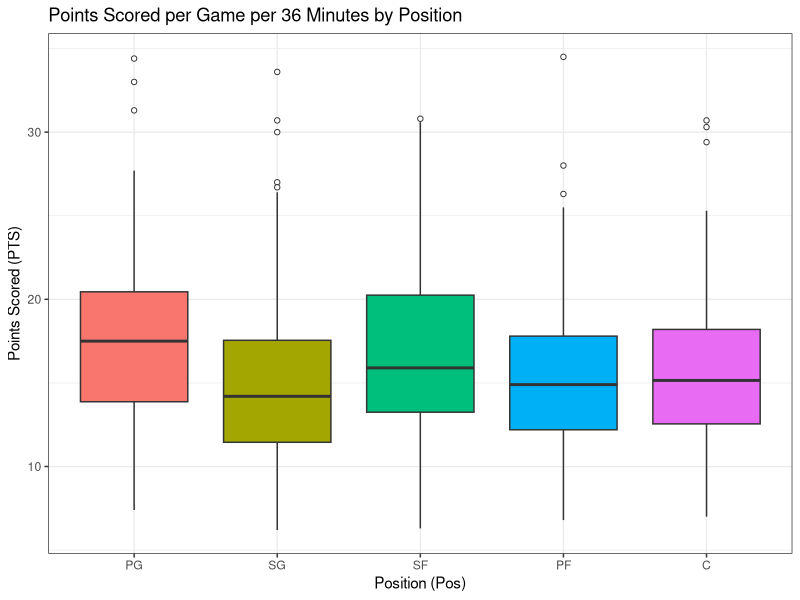
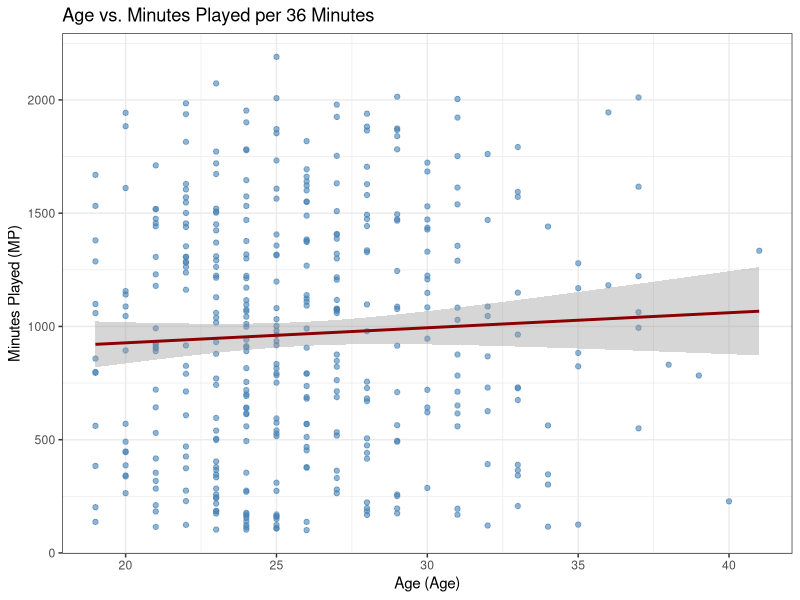
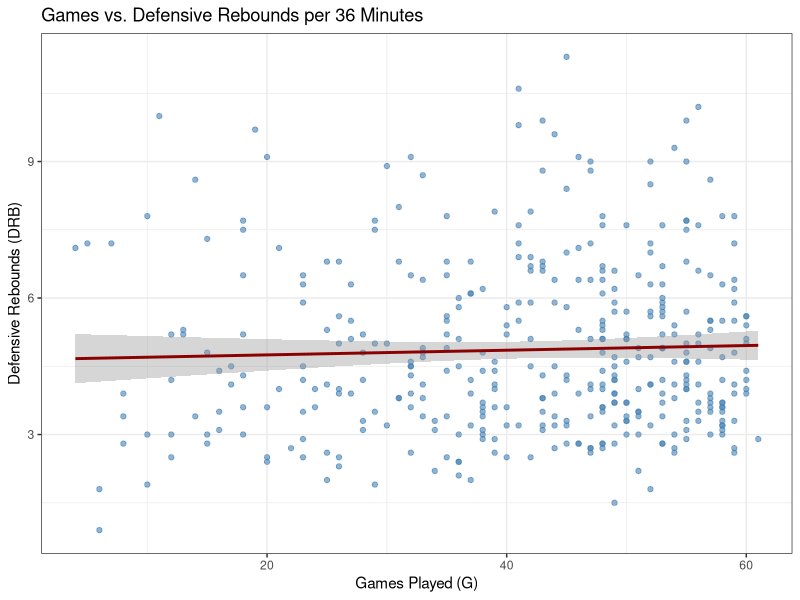

The R script that drew these images, in order:
library(ggplot2)

nba_stats <- read.csv("data_clean/nba_combined.csv")

# 100+ minute players
nba_stats <- nba_stats[nba_stats$mins_played >= 100, ]


#Element 1: Box plots per position
nba_stats$position <- factor(nba_stats$position, levels = c("PG", "SG", "SF", "PF", "C"))

e1 <- ggplot(nba_stats, aes(x = position, y = pts, fill = position)) +
  geom_boxplot(outlier.shape = 21, outlier.fill = "white") +
  labs(
    title = "Points Scored per Game per 36 Minutes by Position",
    x = "Position (Pos)",
    y = "Points Scored (PTS)"
  ) +
  theme_bw() +
  theme(legend.position = "none")

ggsave("output/box_plot_1.png", plot = e1, width = 8, height = 6, dpi = 150) 


#Element 2: Scattetrplot
e2 <- ggplot(nba_stats, aes(x = age, y = mins_played)) +
  geom_point(alpha = 0.6, color = "steelblue") +
  geom_smooth(method = "lm", se = TRUE, color = "darkred") +
  labs(
    title = "Age vs. Minutes Played per 36 Minutes",
    x = "Age (Age)",
    y = "Minutes Played (MP)"
  ) +
  theme_bw()

ggsave("output/scatter_plot_2.png", plot = e2, width = 8, height = 6, dpi = 150)


#Element 3: Scatterplot
e3 <- ggplot(nba_stats, aes(x = games, y = rebounds_defensive)) +
  geom_point(alpha = 0.6, color = "steelblue") +
  geom_smooth(method = "lm", se = TRUE, color = "darkred") +
  labs(
    title = "Games vs. Defensive Rebounds per 36 Minutes",
    x = "Games Played (G)",
    y = "Defensive Rebounds (DRB)"
  ) +
  theme_bw()

ggsave("output/scatter_plot_3.png", plot = e3, width = 8, height = 6, dpi = 150)
